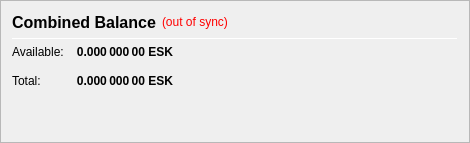
                   <widget class="QFrame" name="frame_CombinedBalances">
                    <property name="minimumSize">
                     <size>
                      <width>470</width>
                      <height>0</height>
                     </size>
                    </property>
                    <property name="frameShape">
                     <enum>QFrame::StyledPanel</enum>
                    </property>
                    <property name="frameShadow">
                     <enum>QFrame::Raised</enum>
                    </property>
                    <layout class="QVBoxLayout" name="verticalLayout_5">
                     <item>
                      <layout class="QHBoxLayout" name="horizontalLayout_5" stretch="0,0,0">
                       <item>
                        <widget class="QLabel" name="label_5z">
                         <property name="minimumSize">
                          <size>
                           <width>0</width>
                           <height>20</height>
                          </size>
                         </property>
                         <property name="font">
                          <font>
                           <pointsize>12</pointsize>
                           <weight>75</weight>
                           <bold>true</bold>
                          </font>
                         </property>
                         <property name="toolTip">
                          <string>Combined Balance (including unconfirmed and immature coins)</string>
                         </property>
                         <property name="text">
                          <string>Combined Balance</string>
                         </property>
                        </widget>
                       </item>
                       <item>
                        <widget class="QLabel" name="labelWalletStatus">
                         <property name="cursor">
                          <cursorShape>WhatsThisCursor</cursorShape>
                         </property>
                         <property name="toolTip">
                          <string>The displayed information may be out of date. Your wallet automatically synchronizes with the ESKACOIN network after a connection is established, but this process has not completed yet.</string>
                         </property>
                         <property name="styleSheet">
                          <string notr="true">QLabel { color: red; }</string>
                         </property>
                         <property name="text">
                          <string notr="true">(out of sync)</string>
                         </property>
                         <property name="alignment">
                          <set>Qt::AlignLeading|Qt::AlignLeft|Qt::AlignVCenter</set>
                         </property>
                        </widget>
                       </item>
                       <item>
                        <spacer name="horizontalSpacer_1">
                         <property name="orientation">
                          <enum>Qt::Horizontal</enum>
                         </property>
                         <property name="sizeHint" stdset="0">
                          <size>
                           <width>40</width>
                           <height>20</height>
                          </size>
                         </property>
                        </spacer>
                       </item>
                      </layout>
                     </item>
                     <item>
                      <widget class="Line" name="line_CombinedBalance">
                       <property name="minimumSize">
                        <size>
                         <width>0</width>
                         <height>1</height>
                        </size>
                       </property>
                       <property name="maximumSize">
                        <size>
                         <width>16777215</width>
                         <height>1</height>
                        </size>
                       </property>
                       <property name="orientation">
                        <enum>Qt::Horizontal</enum>
                       </property>
                      </widget>
                     </item>
                     <item>
                      <layout class="QGridLayout" name="gridLayout_3">
                       <property name="spacing">
                        <number>12</number>
                       </property>
                       <item row="1" column="0">
                        <widget class="QLabel" name="labelBalanceTextz">
                         <property name="text">
                          <string>Available:</string>
                         </property>
                        </widget>
                       </item>
                       <item row="1" column="1">
                        <widget class="QLabel" name="labelBalancez">
                         <property name="font">
                          <font>
                           <weight>75</weight>
                           <bold>true</bold>
                          </font>
                         </property>
                         <property name="cursor">
                          <cursorShape>IBeamCursor</cursorShape>
                         </property>
                         <property name="toolTip">
                          <string>Your current spendable balance</string>
                         </property>
                         <property name="text">
                          <string notr="true">0.000 000 00 ESK</string>
                         </property>
                         <property name="alignment">
                          <set>Qt::AlignRight|Qt::AlignTrailing|Qt::AlignVCenter</set>
                         </property>
                         <property name="textInteractionFlags">
                          <set>Qt::LinksAccessibleByMouse|Qt::TextSelectableByKeyboard|Qt::TextSelectableByMouse</set>
                         </property>
                        </widget>
                       </item>
                       <item row="2" column="0">
                        <widget class="QLabel" name="labelTotalTextz">
                         <property name="text">
                          <string>Total:</string>
                         </property>
                        </widget>
                       </item>
                       <item row="2" column="1">
                        <widget class="QLabel" name="labelTotalz">
                         <property name="font">
                          <font>
                           <weight>75</weight>
                           <bold>true</bold>
                          </font>
                         </property>
                         <property name="cursor">
                          <cursorShape>IBeamCursor</cursorShape>
                         </property>
                         <property name="toolTip">
                          <string>Total Balance, including all unavailable coins.</string>
                         </property>
                         <property name="text">
                          <string notr="true">0.000 000 00 ESK</string>
                         </property>
                         <property name="alignment">
                          <set>Qt::AlignRight|Qt::AlignTrailing|Qt::AlignVCenter</set>
                         </property>
                         <property name="textInteractionFlags">
                          <set>Qt::LinksAccessibleByMouse|Qt::TextSelectableByKeyboard|Qt::TextSelectableByMouse</set>
                         </property>
                        </widget>
                       </item>
                       <item row="2" column="3">
                        <spacer name="horizontalSpacer_2">
                         <property name="orientation">
                          <enum>Qt::Horizontal</enum>
                         </property>
                         <property name="sizeHint" stdset="0">
                          <size>
                           <width>40</width>
                           <height>20</height>
                          </size>
                         </property>
                        </spacer>
                       </item>
                      </layout>
                     </item>
                     <item>
                      <spacer name="verticalSpacer_1">
                       <property name="orientation">
                        <enum>Qt::Vertical</enum>
                       </property>
                       <property name="sizeHint" stdset="0">
                        <size>
                         <width>20</width>
                         <height>40</height>
                        </size>
                       </property>
                      </spacer>
                     </item>
                    </layout>
                   </widget>
